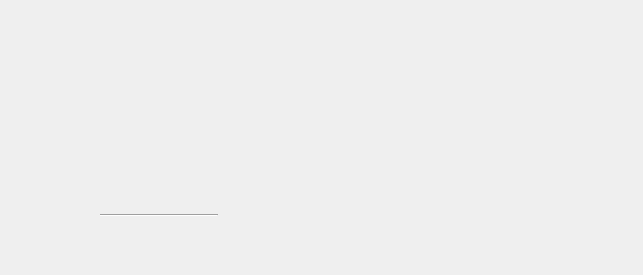
<?xml version="1.0" encoding="UTF-8"?>
<ui version="4.0">
 <class>GraphsFinance</class>
 <widget class="QWidget" name="GraphsFinance">
  <property name="geometry">
   <rect>
    <x>0</x>
    <y>0</y>
    <width>643</width>
    <height>275</height>
   </rect>
  </property>
  <property name="sizePolicy">
   <sizepolicy hsizetype="Maximum" vsizetype="Maximum">
    <horstretch>0</horstretch>
    <verstretch>0</verstretch>
   </sizepolicy>
  </property>
  <property name="windowTitle">
   <string>Graphs Finance</string>
  </property>
  <widget class="Line" name="line">
   <property name="geometry">
    <rect>
     <x>100</x>
     <y>190</y>
     <width>118</width>
     <height>51</height>
    </rect>
   </property>
   <property name="orientation">
    <enum>Qt::Horizontal</enum>
   </property>
  </widget>
 </widget>
 <resources/>
 <connections/>
 <slots>
  <signal>prodBarUpdate()</signal>
 </slots>
</ui>
